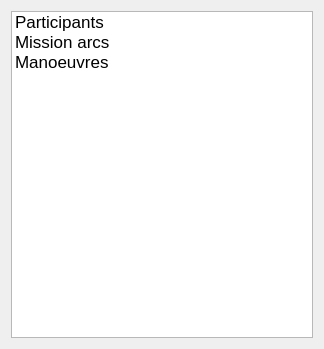
<?xml version="1.0" encoding="UTF-8"?>
<ui version="4.0">
 <class>ScenarioElementBox</class>
 <widget class="QWidget" name="ScenarioElementBox">
  <property name="geometry">
   <rect>
    <x>0</x>
    <y>0</y>
    <width>324</width>
    <height>349</height>
   </rect>
  </property>
  <property name="windowTitle">
   <string>Scenario Element Box</string>
  </property>
  <layout class="QVBoxLayout" name="verticalLayout">
   <item>
    <widget class="QTreeWidget" name="ScenarioElementTree">
     <property name="font">
      <font>
       <pointsize>13</pointsize>
      </font>
     </property>
     <property name="editTriggers">
      <set>QAbstractItemView::NoEditTriggers</set>
     </property>
     <property name="dragDropMode">
      <enum>QAbstractItemView::DragOnly</enum>
     </property>
     <property name="iconSize">
      <size>
       <width>32</width>
       <height>32</height>
      </size>
     </property>
     <property name="rootIsDecorated">
      <bool>false</bool>
     </property>
     <property name="headerHidden">
      <bool>true</bool>
     </property>
     <column>
      <property name="text">
       <string>1</string>
      </property>
     </column>
     <item>
      <property name="text">
       <string>Participants</string>
      </property>
      <item>
       <property name="text">
        <string>Satellite</string>
       </property>
       <property name="icon">
        <iconset resource="../../iconary/sta-icons.qrc">
         <normaloff>:/icons/button-satellite.png</normaloff>
         <normalon>:/icons/button-satellite.png</normalon>:/icons/button-satellite.png</iconset>
       </property>
      </item>
      <item>
       <property name="text">
        <string>Target</string>
       </property>
       <property name="icon">
        <iconset resource="../../iconary/sta-icons.qrc">
         <normaloff>:/icons/button-target.png</normaloff>
         <normalon>:/icons/button-target.png</normalon>:/icons/button-target.png</iconset>
       </property>
      </item>
      <item>
       <property name="text">
        <string>Launch Pad</string>
       </property>
       <property name="icon">
        <iconset resource="../../iconary/sta-icons.qrc">
         <normaloff>:/icons/button-launchpad.png</normaloff>
         <normalon>:/icons/button-launchpad.png</normalon>:/icons/button-launchpad.png</iconset>
       </property>
      </item>
      <item>
       <property name="text">
        <string>Launcher</string>
       </property>
       <property name="icon">
        <iconset resource="../../iconary/sta-icons.qrc">
         <normaloff>:/icons/button-rocket.png</normaloff>
         <normalon>:/icons/button-rocket.png</normalon>:/icons/button-rocket.png</iconset>
       </property>
      </item>
      <item>
       <property name="text">
        <string>Re-Entry Vehicle</string>
       </property>
       <property name="icon">
        <iconset resource="../../iconary/sta-icons.qrc">
         <normaloff>:/icons/button-re-entry.png</normaloff>
         <normalon>:/icons/button-reentry.png</normalon>:/icons/button-re-entry.png</iconset>
       </property>
      </item>
      <item>
       <property name="text">
        <string>Ground Station</string>
       </property>
       <property name="icon">
        <iconset resource="../../iconary/sta-icons.qrc">
         <normaloff>:/icons/button-antenna.png</normaloff>
         <normalon>:/icons/button-antenna.png</normalon>:/icons/button-antenna.png</iconset>
       </property>
      </item>
     </item>
     <item>
      <property name="text">
       <string>Mission arcs</string>
      </property>
      <item>
       <property name="text">
        <string>Ascent</string>
       </property>
       <property name="icon">
        <iconset resource="../../iconary/sta-icons.qrc">
         <normaloff>:/icons/mission-arcs-ascent.png</normaloff>
         <normalon>:/icons/mission-arcs-ascent.png</normalon>:/icons/mission-arcs-ascent.png</iconset>
       </property>
      </item>
      <item>
       <property name="text">
        <string>Loitering</string>
       </property>
       <property name="icon">
        <iconset resource="../../iconary/sta-icons.qrc">
         <normaloff>:/icons/mission-arcs-loitering.png</normaloff>
         <normalon>:/icons/mission-arcs-loitering.png</normalon>
         <disabledon>:/icons/mission-arcs-loitering.png</disabledon>:/icons/mission-arcs-loitering.png</iconset>
       </property>
      </item>
      <item>
       <property name="text">
        <string>Fly-by</string>
       </property>
       <property name="icon">
        <iconset resource="../../iconary/sta-icons.qrc">
         <normaloff>:/icons/mission-arcs-flyby.png</normaloff>
         <normalon>:/icons/mission-arcs-flyby.png</normalon>:/icons/mission-arcs-flyby.png</iconset>
       </property>
      </item>
      <item>
       <property name="text">
        <string>Entry</string>
       </property>
       <property name="icon">
        <iconset resource="../../iconary/sta-icons.qrc">
         <normaloff>:/icons/mission-arcs-reentry.png</normaloff>
         <normalon>:/icons/mission-arcs-reentry.png</normalon>
         <disabledon>:/icons/mission-arcs-reentry.png</disabledon>:/icons/mission-arcs-reentry.png</iconset>
       </property>
      </item>
     </item>
     <item>
      <property name="text">
       <string>Manoeuvres</string>
      </property>
      <item>
       <property name="text">
        <string>Single impulse</string>
       </property>
       <property name="icon">
        <iconset resource="../../iconary/sta-icons.qrc">
         <normaloff>:/icons/engine.png</normaloff>
         <normalon>:/icons/engine.png</normalon>:/icons/engine.png</iconset>
       </property>
      </item>
      <item>
       <property name="text">
        <string>Rendezvous plan</string>
       </property>
       <property name="icon">
        <iconset resource="../../iconary/sta-icons.qrc">
         <normaloff>:/icons/mission-arcs-rendezvous.png</normaloff>
         <normalon>:/icons/mission-arcs-rendezvous.png</normalon>
         <disabledon>:/icons/mission-arcs-rendezvous.png</disabledon>
         <activeoff>:/icons/mission-arcs-rendezvous.png</activeoff>
         <selectedon>:/icons/mission-arcs-rendezvous.png</selectedon>:/icons/mission-arcs-rendezvous.png</iconset>
       </property>
      </item>
     </item>
    </widget>
   </item>
  </layout>
 </widget>
 <resources>
  <include location="../../iconary/sta-icons.qrc"/>
 </resources>
 <connections/>
</ui>
